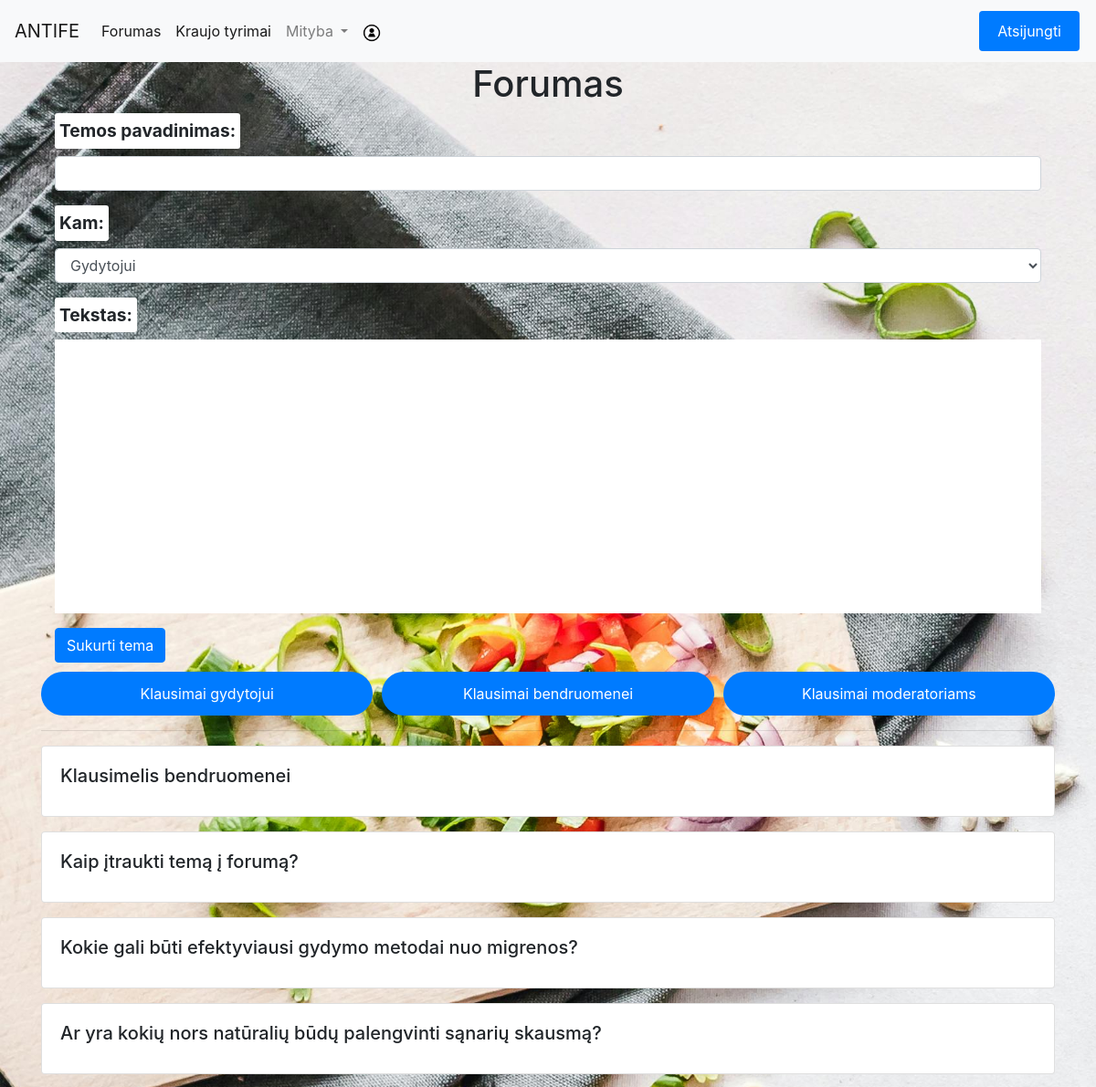
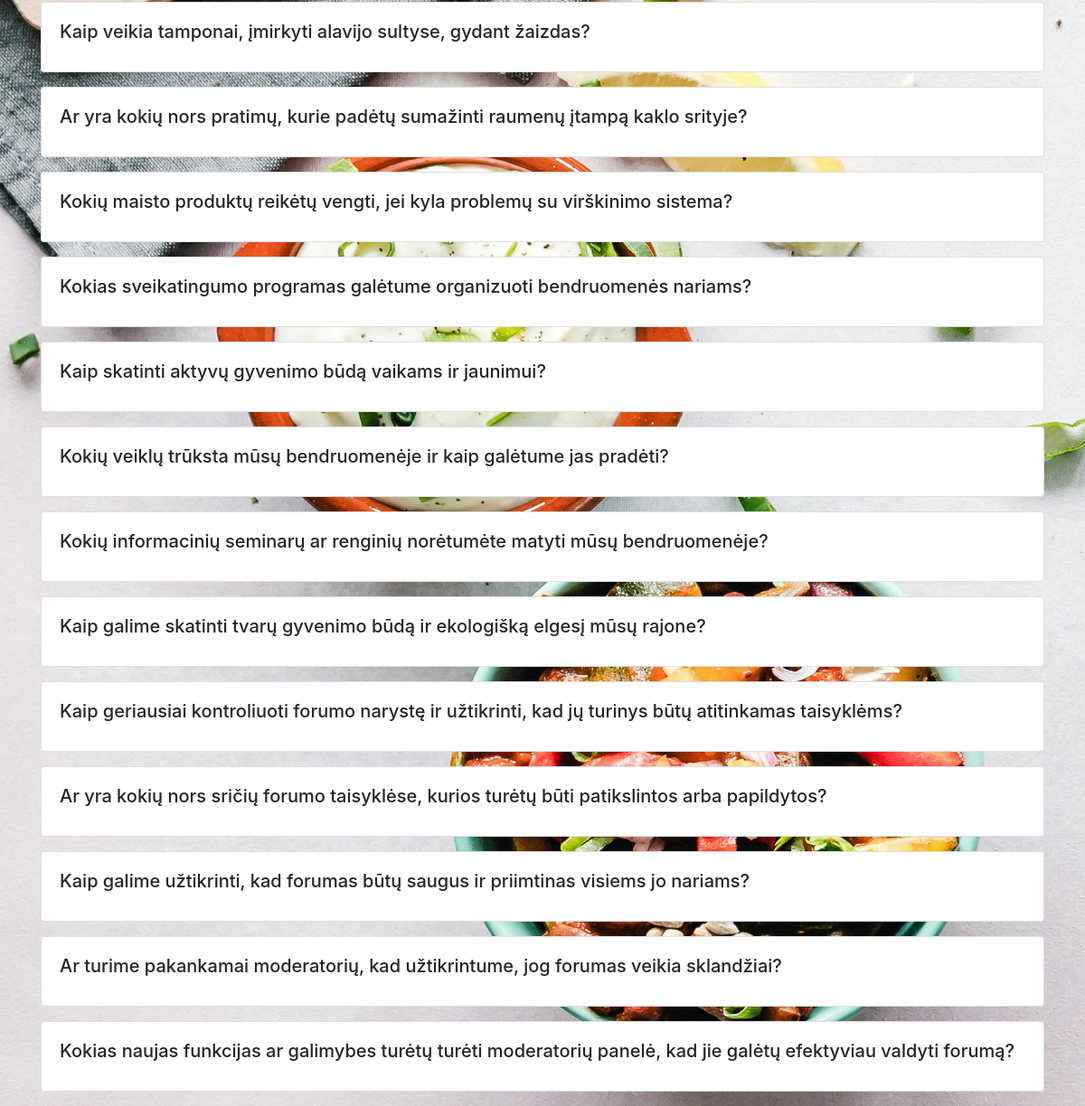
Page /forumas/ (signed in) on the committed database (2 pictures, top to bottom).
### homepage/models.py (models this page shows)
class Irasai(models.Model):
    pavadinimas = models.CharField(max_length=255, default="Pavadinimas")
    tekstas = models.CharField(max_length=2555)
    data = models.DateField()
    category = models.CharField(max_length=50,default="Daktarui") # New field for category
    fk_Naudotojasid_Naudotojas = models.ForeignKey(Naudotojai, on_delete=models.CASCADE)

### Forumas/views.py (the view)
# urls.py: path('', views.forumasview, name='forumasview'),
@login_required
def forumasview(request):
    irasai_list = Irasai.objects.all().select_related('fk_Naudotojasid_Naudotojas')
    username = None
    if request.user.is_authenticated:
        username = request.user.username
    return render(request, 'Forumas.html', {'topics': irasai_list, 'username': username})

### Forumas/templates/Forumas.html (shortened to what this page needs)
{% extends 'base.html' %}
{% load static %}
{% block content %}
<div class="container">
    <div class="row justify-content-center">
        <h1 class="text-center">Forumas</h1>
    </div>
    <form id="create-topic-form" method="post" action="{% url 'Forumas:create_topic' %}">
        <div class="form-group">
            <label for="topic_title">Temos pavadinimas:</label>
            <input type="text" class="form-control" id="topic_title" name="title" required>
        </div>
        <div class="form-group">
            <label for="recipient">Kam:</label>
            <select class="form-control" id="recipient" name="recipient" required>
                <option value="Daktarui">Gydytojui</option>
            </select>
        </div>
        <div class="form-group">
            <label for="post_text">Tekstas:</label>
            <div id="editor" style="height: 300px; background-color: white;"></div>
        </div>
        <button type="submit" class="btn btn-primary">Sukurti tema</button>
    </form>
</div>
            <div class="segment-container">
                <button type="button" class="segment-btn">Klausimai gydytojui</button>
                <button type="button" class="segment-btn">Klausimai bendruomenei</button>
                <button type="button" class="segment-btn">Klausimai moderatoriams</button>
            </div>
        <hr>
{% if topics %}
{% for irasas in topics %}
    <div class="card mb-3" data-category="{{ irasas.category }}">
        <div class="card-body">
            <h5 class="card-title" onclick="togglePost('{{ irasas.id }}')">{{ irasas.pavadinimas }}</h5>
        </div>
    </div>
{% endfor %}
{% else %}
<p>No topics yet.</p>
{% endif %}
    </div>
    <link href="https://cdn.quilljs.com/1.3.6/quill.snow.css" rel="stylesheet">
    <link href="https://cdnjs.cloudflare.com/ajax/libs/font-awesome/5.15.4/css/all.min.css" rel="stylesheet">
{% endblock %}

### Forumas/templates/Forumas.html (style rules this page uses)
.segment-container { margin-top: 10px; display: flex; }
.segment-btn { flex: 1; background-color: #007bff; color: #fff; border: 2px solid transparent; padding: 10px 20px; margin-right: 10px; cursor: pointer; border-radius: 30px; transition: all 0.3s ease; }
.segment-btn:last-child { margin-right: 0; }

### rows in the picture
Irasai: pavadinimas "Klausimelis bendruomenei"
Irasai: pavadinimas "Kaip įtraukti temą į forumą?"
Irasai: pavadinimas "Kokie gali būti efektyviausi gydymo metodai nuo migrenos?"
Irasai: pavadinimas "Ar yra kokių nors natūralių būdų palengvinti sąnarių skausmą?"
Irasai: pavadinimas "Kaip veikia tamponai, įmirkyti alavijo sultyse, gydant žaizdas?"
Irasai: pavadinimas "Ar yra kokių nors pratimų, kurie padėtų sumažinti raumenų įtampą kaklo srityje?"
Irasai: pavadinimas "Kokių maisto produktų reikėtų vengti, jei kyla problemų su virškinimo sistema?"
Irasai: pavadinimas "Kokias sveikatingumo programas galėtume organizuoti bendruomenės nariams?"
Irasai: pavadinimas "Kaip skatinti aktyvų gyvenimo būdą vaikams ir jaunimui?"
Irasai: pavadinimas "Kokių veiklų trūksta mūsų bendruomenėje ir kaip galėtume jas pradėti?"
Irasai: pavadinimas "Kokių informacinių seminarų ar renginių norėtumėte matyti mūsų bendruomenėje?"
Irasai: pavadinimas "Kaip galime skatinti tvarų gyvenimo būdą ir ekologišką elgesį mūsų rajone?"
Irasai: pavadinimas "Kaip geriausiai kontroliuoti forumo narystę ir užtikrinti, kad jų turinys būtų atitinkamas taisyklėms?"
Irasai: pavadinimas "Ar yra kokių nors sričių forumo taisyklėse, kurios turėtų būti patikslintos arba papildytos?"
Irasai: pavadinimas "Kaip galime užtikrinti, kad forumas būtų saugus ir priimtinas visiems jo nariams?"
Irasai: pavadinimas "Ar turime pakankamai moderatorių, kad užtikrintume, jog forumas veikia sklandžiai?"
Irasai: pavadinimas "Kokias naujas funkcijas ar galimybes turėtų turėti moderatorių panelė, kad jie galėtų efektyviau valdyti forumą?"
